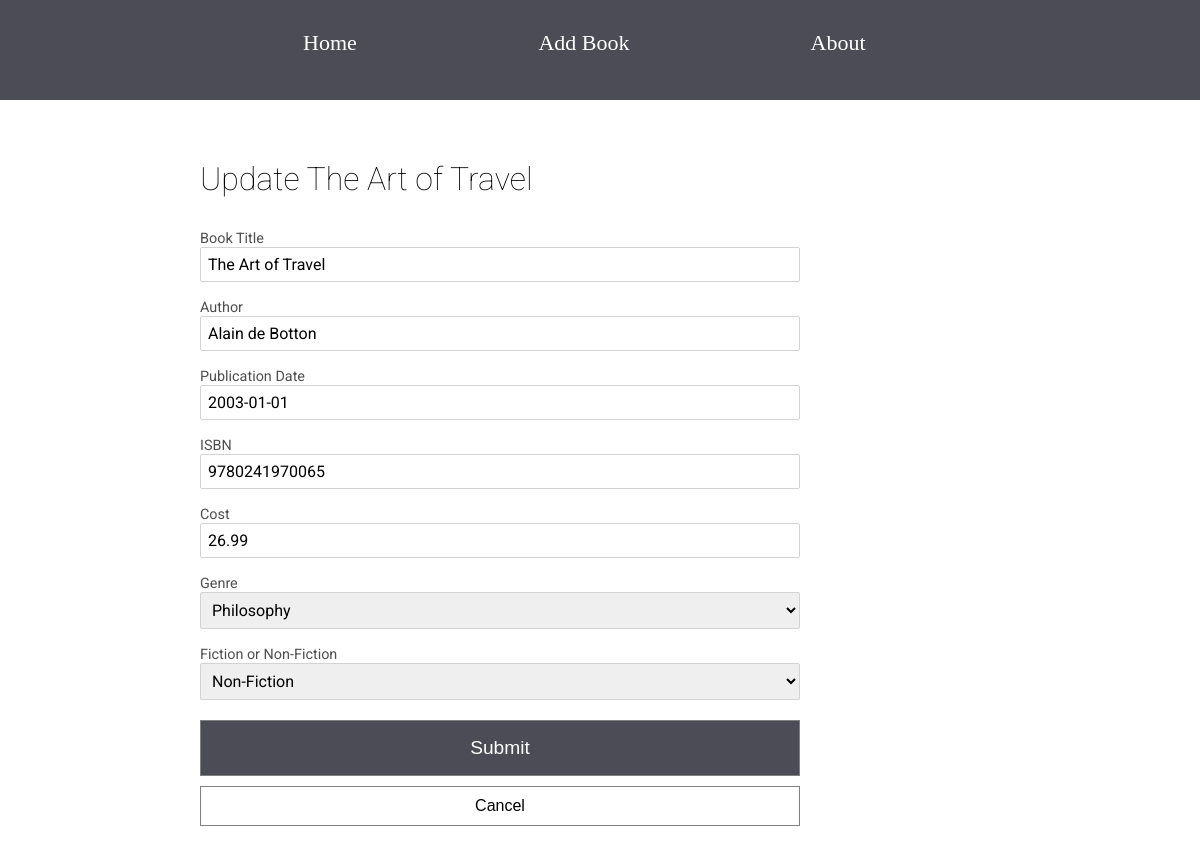
The page /update/4/ on the database its author committed.
### books/models.py (models this page shows, shortened)
class Book(models.Model):
    GENRE_LIST = [
        ('FA', 'Fantasy'),
        ('SF', 'Science Fiction'),
        ('TH', 'Thriller'),
        ('MY', 'Mystery'),
        ('DY', 'Dystopia'),
        ('SS', 'Short Story'),
        ('SU', 'Surrealism'),
        ('SC', 'Science'),
        ('EC', 'Economics'),
        ('MA', 'Maths'),
        ('HI', 'History'),
        ('PH', 'Philosophy'),
        ('FI', 'Finance'),
        ('OT', 'Other'),
        ]
    BOOK_TYPES = [
        ('FI', "Fiction"),
        ('NF', "Non-Fiction"),
    ]
    book_title = models.CharField("Book Title", max_length = 200)
    author = models.CharField(max_length=200)
    publication_date = models.DateField("Publication Date", null=True, blank=True)
    isbn = models.PositiveIntegerField("ISBN", null=True, blank=True, unique=True)
    cost = models.DecimalField(null=True, blank=True, decimal_places=2, max_digits=6)
    added_date = models.DateField(null=True, blank=True)
    borrowed_to = models.CharField(max_length=200, null=True, blank=True)
    genre = models.CharField(max_length=20, choices=GENRE_LIST)
    book_type = models.CharField("Fiction or Non-Fiction", max_length=40, choices=BOOK_TYPES)

### books/views.py (the view)
# urls.py: path('update/<pk>/', views.BookUpdateView.as_view(), name='book_update'),
class BookUpdateView(UpdateView):
    model = models.Book
    form_class = forms.BookForm

### books/forms.py
class BookForm(forms.ModelForm):
    class Meta():
        model = Book
        fields = ('book_title', 'author', 'publication_date', 'isbn', 'cost',
                'genre', 'book_type')

### templates/books/book_form.html (shortened to what this page needs)
{% extends 'books/base.html' %}
{% block body_block %}
{% load widget_tweaks %}
<div class="container">
    <div class="header">
        {% if book.pk %}
            <h1>Update {{ book.book_title }}</h1>
        {% else %}
            <h1>Create Book</h1>
        {% endif %}
    </div>
        <div class="form">
            <form method="POST">
                {% for field in form.visible_fields %}
                    <div class="form-group">
                        <label for="{{ form.id_for_label }}">{{ field.label }}</label>
                        {{ field }}
                    </div>
                {% endfor %}
                <input type="submit" name="" value="Submit" class="input-button-submit">
            </form>
            {% if book.pk %}
                <a href="{% url 'book_app:book_details' pk=book.pk %}">
                    <button class="button-medium">
                        Cancel
                    </button>
                </a>
            {% else %}
            <a href="{% url 'book_app:index' %}">
                <button class="button-medium">
                    Cancel
                </button>
            </a>
            {% endif %}
        </div>
</div>
{% endblock %}

### static/css/base.css (style rules this page uses)
* { margin: 0; padding: 0; box-sizing: border-box; }
html { font-size: 16px; }
.container { margin: 40px 200px; }
.header { font-family: "Roboto", sans-serif; margin: 50px 0 20px; }
.header h1 { font-size: 2rem; padding: 10px 0; font-weight: lighter; }
.button-medium { border: 1px solid grey; background-color: white; color: black; padding: 10px 32px; font-size: 1rem; width: 100%; }
.form { max-width: 600px; min-width: 200px; margin: 20px 0; }
.form-group { font-family: "Roboto", sans-serif; padding-bottom: 15px; min-width: 300px; max-width: 600px; }
.form-group label { min-width: 300px; font-size: .9rem; color: rgb(78, 78, 78); }
.form-group input, select { width: 100%; min-width: 300px; padding: 7px; font-family: "Roboto", sans-serif; font-size: 1rem; border-radius: 2px; border: 1px solid lightgrey; }
.input-button-submit { background-color: #4B4C56; color: white; border: 1px solid grey; padding: 16px; width: 100%; margin-top: 5px; font-size: 1.2rem; margin-bottom: 10px; }

### rows shown on the page
Book: book_title "The Art of Travel", visible_fields "The Art of Travel" "Alain de Botton" "2003-01-01" "9780241970065" "26.99" "Philosophy" "Non-Fiction"

### other values the page prints
{{ field.label }} "Book Title" "Author" "Publication Date" "ISBN" "Cost" "Genre" "Fiction or Non-Fiction"
